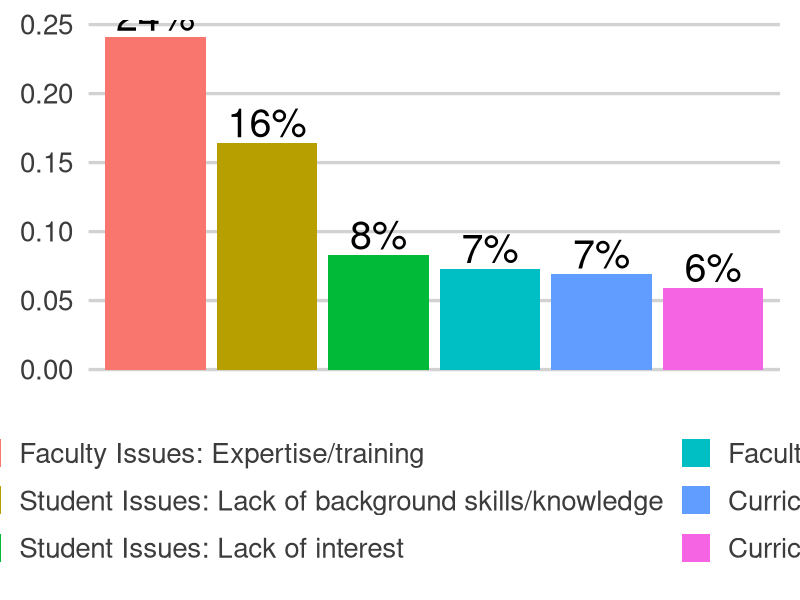
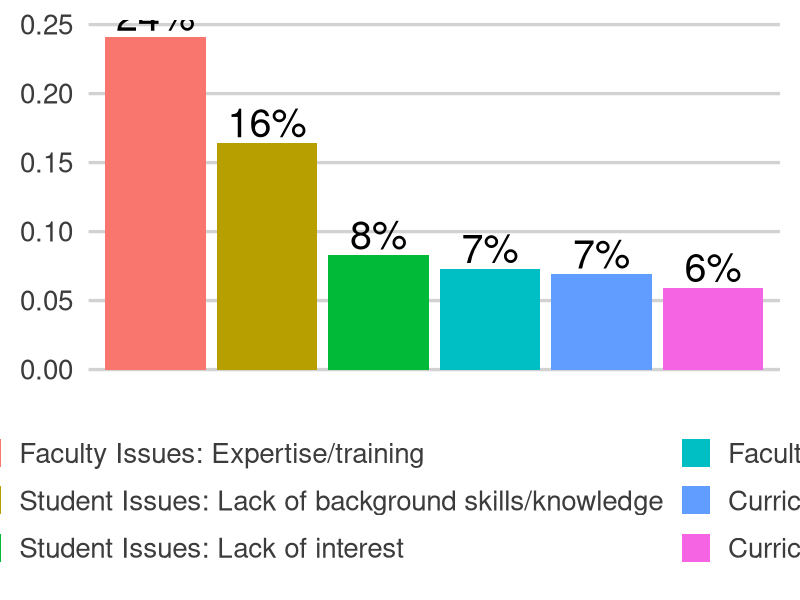

Write the R code that produced these figures, in order.
#Summary of  Most Commonly Reported Barriers by Category (n=1231)

# load required libraries
require(ggplot2)
require(tidyverse)
require(ggthemes)
require(scales)


total.scored.cols <- read_csv("../../../analysis_scripts/top5_plots/ouput_tables/scored_values.csv")
sample.size <- 1231


faculty_colors <- c("#ff0000","#b30000","#ff4d4d","#800000","#ff9999","#330000")
#facilities_colors <- c(2)
#resources_colors <- c(3)
student_colors <- c("#00ffff", "#00b3b3", "#4dffff", "#006666", "#99ffff", "#003333")
curriculumn_colors <- c("#cc00cc", "#800080", "#4dffff", "#ff1aff", "#4d004d", "#ff99ff" )
#Institutional_colors <- c(2)

#plot q33 scored by itself

label.df.s.33 <- list("q1.Q33" = "Q33: What do you think are the most important challenges currently facing those educating\n undergraduate life scientists in bioinformatics?")

facet_labeller.score.33 <- function(variable,value){
  return(label.df.s.33[value])
  
}



# filter out Q33 and order for plotting
total.scored.cols <- total.scored.cols%>%
  filter(question == "q1.Q33")%>%
  filter(percentage >= 0.05)%>%
  group_by(question)%>%
  arrange(.,desc(percentage))


total.scored.cols$barrier <- factor(total.scored.cols$barrier, levels = total.scored.cols$barrier[order(desc(total.scored.cols$percentage))])

color_values <- c(faculty_colors[1], student_colors[1:2], faculty_colors[2], curriculumn_colors[1:2])

total.scored.cols%>%
  ggplot()+
  aes(x = barrier, y=percentage, fill = barrier)+
  geom_bar(stat = "identity", position = "dodge")+
  facet_grid(~ question)+
  xlab("Scored barrier categories")+
  ylab("Percentage of respondents reporting barrier")+
  scale_fill_discrete(name="Barrier categories")+
  theme_fivethirtyeight(base_size = 25, base_family = "sans")+
  theme(panel.background = element_rect(fill = "white"))+
  theme(plot.background = element_rect(fill = "white"))+
  theme(legend.background = element_rect(fill = "white"))+
  theme(strip.text.y = element_blank())+
  theme(strip.background = element_blank(),strip.text.x = element_blank())+
  theme(axis.text.x = element_blank())+
  theme(legend.key.size = unit(1.5, 'lines'))+
  geom_text(aes(label = paste0(round(percentage *100), "%"), y = percentage),
            vjust =-.2, size = 10, color = "black")+
  scale_x_discrete(breaks = NULL)+
  guides(fill=guide_legend(ncol=2)) 


ggsave( filename= "./top_barriers_plot.png", 
        width = 18.8, 
        height = 8.81, 
        units = "in")

